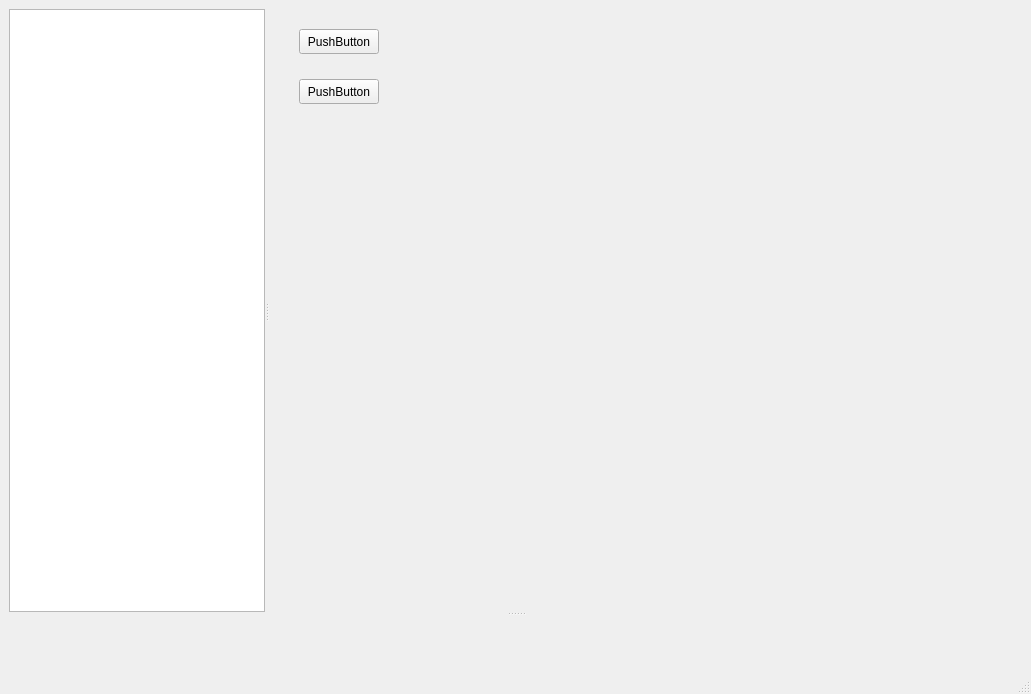
<?xml version="1.0" encoding="UTF-8"?>
<ui version="4.0">
 <class>QtRocket</class>
 <widget class="QMainWindow" name="QtRocket">
  <property name="geometry">
   <rect>
    <x>0</x>
    <y>0</y>
    <width>1031</width>
    <height>694</height>
   </rect>
  </property>
  <property name="windowTitle">
   <string>QtRocket</string>
  </property>
  <property name="windowIcon">
   <iconset resource="qtrocket.qrc">
    <normaloff>:/qtrocket.png</normaloff>:/qtrocket.png</iconset>
  </property>
  <widget class="QWidget" name="centralwidget">
   <layout class="QVBoxLayout" name="verticalLayout" stretch="2">
    <item>
     <widget class="QSplitter" name="splitter_2">
      <property name="orientation">
       <enum>Qt::Vertical</enum>
      </property>
      <widget class="QSplitter" name="splitter">
       <property name="sizePolicy">
        <sizepolicy hsizetype="Expanding" vsizetype="Preferred">
         <horstretch>0</horstretch>
         <verstretch>2</verstretch>
        </sizepolicy>
       </property>
       <property name="orientation">
        <enum>Qt::Horizontal</enum>
       </property>
       <widget class="QTreeView" name="treeView">
        <property name="sizePolicy">
         <sizepolicy hsizetype="Expanding" vsizetype="Expanding">
          <horstretch>0</horstretch>
          <verstretch>0</verstretch>
         </sizepolicy>
        </property>
       </widget>
       <widget class="QWidget" name="widget" native="true">
        <property name="sizePolicy">
         <sizepolicy hsizetype="Preferred" vsizetype="Preferred">
          <horstretch>2</horstretch>
          <verstretch>0</verstretch>
         </sizepolicy>
        </property>
        <widget class="QPushButton" name="pushButton">
         <property name="geometry">
          <rect>
           <x>30</x>
           <y>20</y>
           <width>80</width>
           <height>25</height>
          </rect>
         </property>
         <property name="text">
          <string>PushButton</string>
         </property>
        </widget>
        <widget class="QPushButton" name="pushButton_2">
         <property name="geometry">
          <rect>
           <x>30</x>
           <y>70</y>
           <width>80</width>
           <height>25</height>
          </rect>
         </property>
         <property name="text">
          <string>PushButton</string>
         </property>
        </widget>
       </widget>
      </widget>
      <widget class="QCustomPlot" name="widget_2" native="true">
       <property name="sizePolicy">
        <sizepolicy hsizetype="Preferred" vsizetype="Preferred">
         <horstretch>0</horstretch>
         <verstretch>1</verstretch>
        </sizepolicy>
       </property>
      </widget>
     </widget>
    </item>
   </layout>
  </widget>
  <widget class="QMenuBar" name="menubar">
   <property name="geometry">
    <rect>
     <x>0</x>
     <y>0</y>
     <width>1031</width>
     <height>22</height>
    </rect>
   </property>
  </widget>
  <widget class="QStatusBar" name="statusbar"/>
 </widget>
 <customwidgets>
  <customwidget>
   <class>QCustomPlot</class>
   <extends>QWidget</extends>
   <header>qcustomplot.h</header>
   <container>1</container>
  </customwidget>
 </customwidgets>
 <resources>
  <include location="qtrocket.qrc"/>
 </resources>
 <connections/>
</ui>
